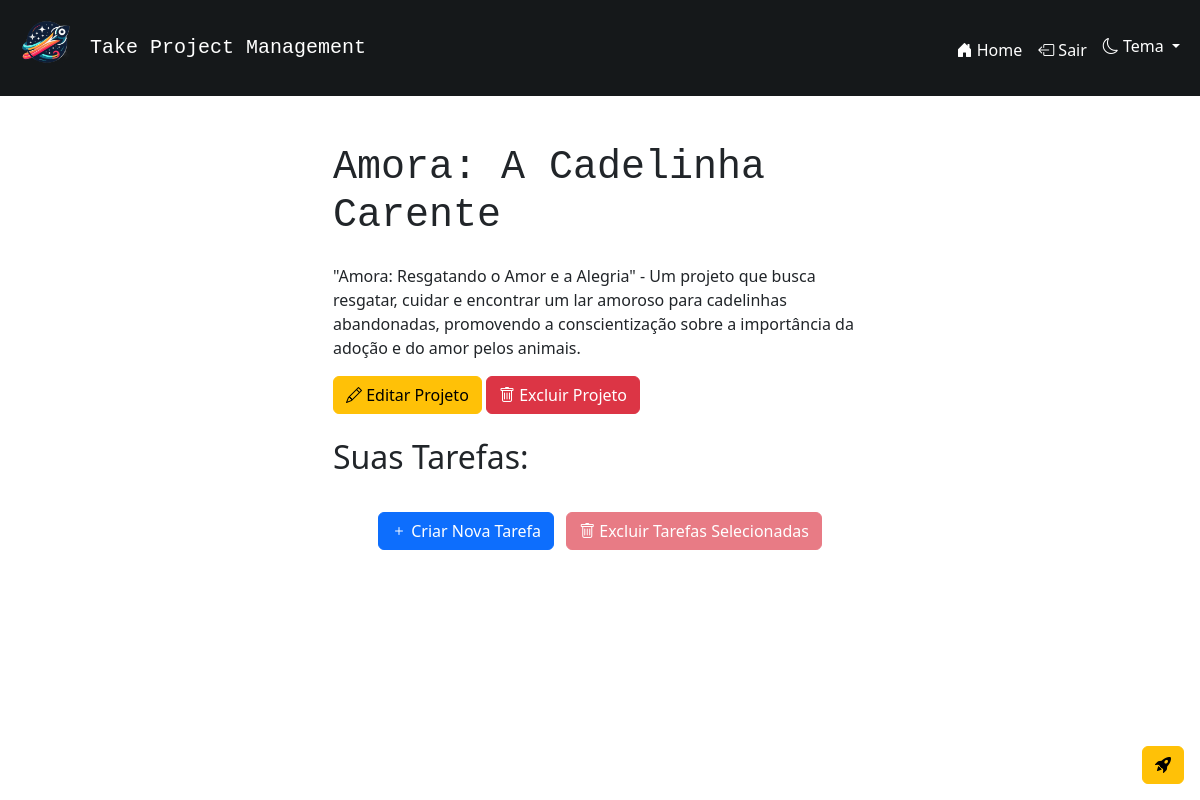
/projeto/7 (signed in), run on the app's committed database.
### app.py (models this page shows, shortened)
class Projeto(db.Model):
    __tablename__ = 'projeto'
    id = db.Column(db.Integer, primary_key=True)
    nome_projeto = db.Column(db.String(80), nullable=False)
    descricao_projeto = db.Column(db.String())
    usuario_id = db.Column(db.Integer, db.ForeignKey('usuario.id'), nullable=False)
    usuario = db.relationship('Usuario', backref=db.backref('projetos', lazy=True))
    tarefas = db.relationship('Tarefa', backref='projeto_rel', cascade="all, delete-orphan", lazy=True)

### app.py (the view)
@app.route('/projeto/<int:projeto_id>')
def projeto_especifico(projeto_id):
    if not Verificador.verificar_sessao() or not Verificador.verificar_permissao_projeto(projeto_id):
        return redirect(url_for('index'))
    projeto = Projeto.query.get(projeto_id)
    if not projeto:
        flash('O projeto especificado não foi encontrado', 'warning')
        return redirect(url_for('index'))
    return render_template('projeto_especifico.html', projeto=projeto)

### app.py (called while the page is built)
    @staticmethod
    def verificar_permissao_projeto(projeto_id):
        projeto = Projeto.query.get(projeto_id)
        if not projeto or projeto.usuario_id != session['usuario_id']:
            flash('Você não tem permissão para acessar este projeto.', 'warning')
            return False
        return True

    @staticmethod
    def verificar_sessao():
        if 'usuario_id' in session:
            return True
        flash('Você não tem permissão para executar essa ação.', 'warning')
        return False

### templates/projeto_especifico.html (shortened to what this page needs)
{% extends 'base.html' %}
{% block content %}
<div class="container">
    <div class="row justify-content-center">
        <div class="col-md-6">
            <h1 class="mb-4 font-monospace">{{ projeto.nome_projeto }}</h1>
            <p class="card-text ">{% if projeto.descricao_projeto %} {{ projeto.descricao_projeto }} {% endif %}</p>
            <button type="button" class="btn btn-warning" data-bs-toggle="modal" data-bs-target="#modalEditarProjeto{{ projeto.id }}">
                <i class="bi bi-pencil"></i> Editar Projeto
            </button>
            <button type="button" class="btn btn-danger" data-bs-toggle="modal" data-bs-target="#modalExcluirProjeto{{ projeto.id }}">
                <i class="bi bi-trash"></i> Excluir Projeto
            </button>
            <h2 class="mt-4">Suas Tarefas:</h2>
            <div class="list-group">
                <form action=" {{ url_for('excluir_tarefas_selecionadas', projeto_id=projeto.id) }}" method="POST" id="formExcluirTarefas">
                    <div class="text-center mt-4">
                        <button type="button" class="btn btn-primary m-1" data-bs-toggle="modal" data-bs-target="#modalCriarTarefa"><i class="bi bi-plus"></i> Criar Nova Tarefa</button>
                        <button type="button" class="btn btn-danger m-1" id="btnAbrirModalExclusao" disabled>
                            <i class="bi bi-trash"></i> Excluir Tarefas Selecionadas
                        </button>
                    </div>
                </form>
            </div>
        </div>
    </div>
</div>
<div class="position-fixed bottom-0 end-0 m-3">
    {% if sugestao_tarefas or novo_titulo_sugerido or nova_descricao_sugerida %}
        <div class="btn-group dropstart">
            <button type="button" class="btn btn-warning dropdown-toggle dropdown-toggle-split" data-bs-toggle="dropdown" aria-expanded="false">
                <span class="visually-hidden">Toggle Dropstart</span>
            </button>
            <ul class="dropdown-menu">
                {% if sugestao_tarefas %}
                    <li><button class="dropdown-item" type="button" data-bs-toggle="modal" data-bs-target="#modalAdicionarTarefasSugeridas"><i class="bi bi-list-task"></i> Adicionar tarefas sugeridas</button></li>
                {% endif %}
                {% if novo_titulo_sugerido %}
                    <li><form action="{{ url_for('adicionar_titulo_sugerido', projeto_id=projeto.id, novo_titulo_sugerido=novo_titulo_sugerido) }}" method="POST"><button class="dropdown-item" type="submit"><i class="bi bi-card-heading"></i> Adicionar o título sugerido</button></form></li>
                {% endif %}
                {% if nova_descricao_sugerida %}
                    <li><form action="{{ url_for('adicionar_descricao_sugerida', projeto_id=projeto.id, nova_descricao_sugerida=nova_descricao_sugerida) }}" method="POST"><button class="dropdown-item" type="submit"><i class="bi bi-file-text"></i> Adicionar a descrição sugerida</button></form></li>
                {% endif %}
            </ul>
            <button type="button" class="btn btn-warning" data-bs-toggle="modal" data-bs-target="#modalAcoesIA">
                <i class="bi bi-rocket-takeoff-fill"></i>
            </button>
        </div>
    {% else %}
        <button type="button" class="btn btn-warning" data-bs-toggle="modal" data-bs-target="#modalAcoesIA">
            <i class="bi bi-rocket-takeoff-fill"></i>
        </button>
    {% endif %}
</div>
{% endblock %}

### data on the page
Projeto: nome_projeto "Amora: A Cadelinha Carente", descricao_projeto "\"Amora: Resgatando o Amor e a Alegria\" - Um projeto que busca resgatar, cuidar e encontrar um lar amoroso para cadelinhas abandonadas, promovendo a conscientização sobre a importância da adoção e do amor pelos animais."
